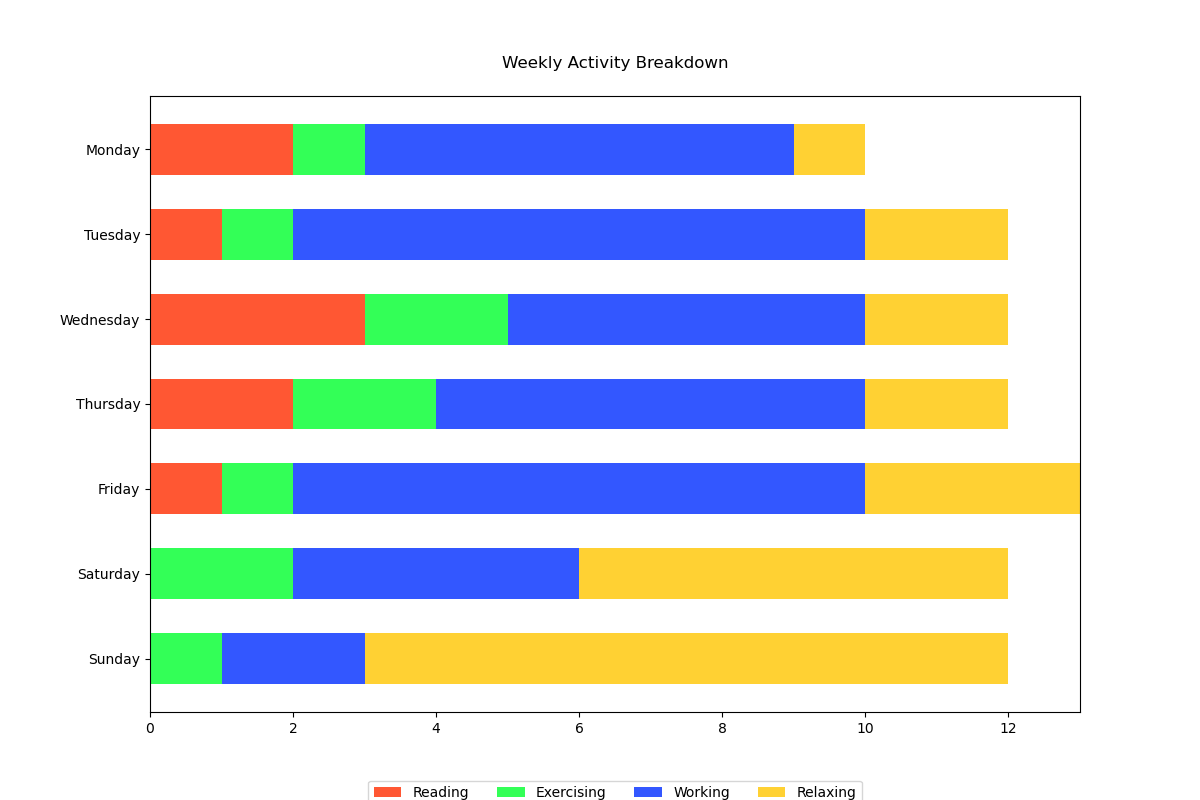

Recreate this plot in Python.

import matplotlib.pyplot as plt
import numpy as np

# Data
categories = ['Monday', 'Tuesday', 'Wednesday', 'Thursday', 'Friday', 'Saturday', 'Sunday']
reading = [2, 1, 3, 2, 1, 0, 0]
exercising = [1, 1, 2, 2, 1, 2, 1]
working = [6, 8, 5, 6, 8, 4, 2]
relaxing = [1, 2, 2, 2, 3, 6, 9]

# Data formatting
data = np.array([reading, exercising, working, relaxing])
data_cum = data.cumsum(axis=0)
category_colors = ['#FF5733', '#33FF57', '#3357FF', '#FFD133']

# Chart settings
fig, ax = plt.subplots(figsize=(12, 8))
ax.invert_yaxis()
ax.set_xlim(0, np.sum(data, axis=0).max())

# Plotting
for i, (colname, color) in enumerate(zip(['Reading', 'Exercising', 'Working', 'Relaxing'], category_colors)):
    widths = data[i]
    starts = data_cum[i] - widths
    rects = ax.barh(categories, widths, left=starts, height=0.6, label=colname, color=color)

# Adding text
ax.set_title('Weekly Activity Breakdown', pad=20)
ax.legend(ncol=len(category_colors), bbox_to_anchor=(0.5, -0.1), loc='upper center')
plt.show()
